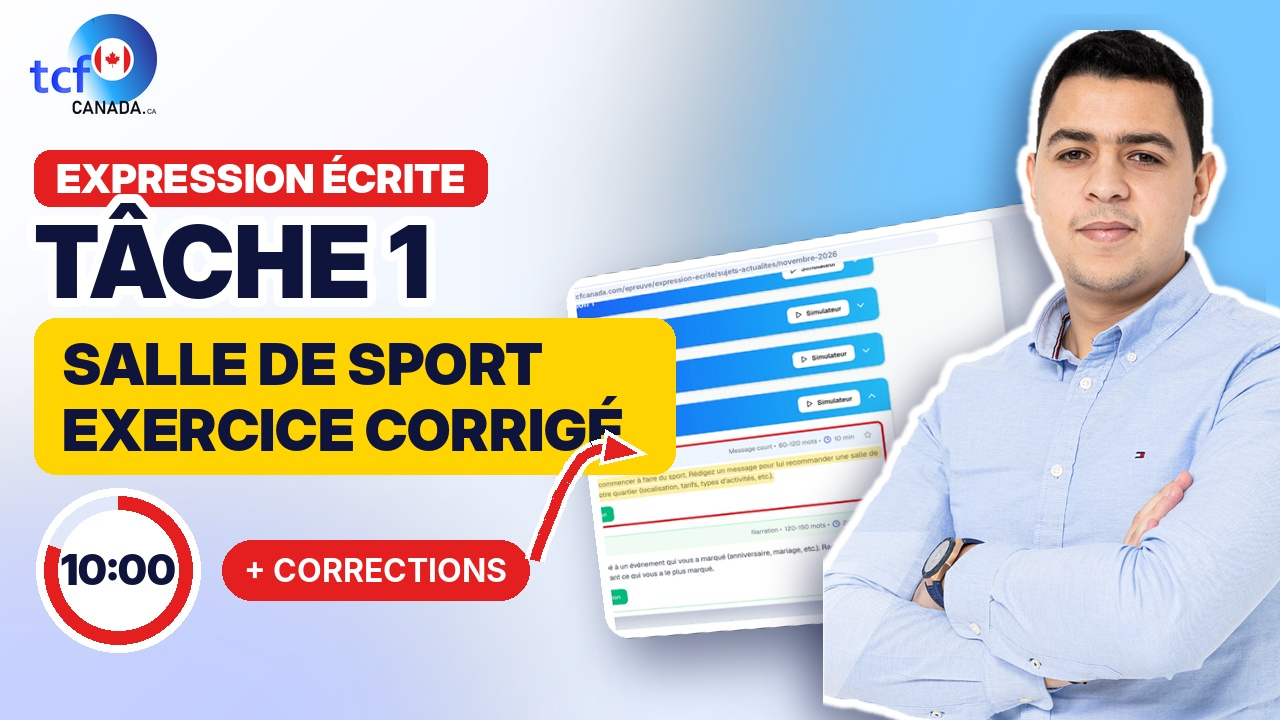
#> input picture videos/TCF_ExpressionEcrite_T1_Nov_C4_Samir_Salle_de_sport_miniature.jpg, 1280 x 720 px, given in place of logo.png, which was not available
$ python objslide.py ../../videos/TCF_ExpressionEcrite_T1_Nov_C4_Samir_Salle_de_sport_miniature.jpg out.png out.png
#> lines starting #> are read from the running program, lines starting #| are printed output that depends on the picture; pictures that were not available may be replaced by others from this repository, and a replacement may not be noted
import sys, json, math, subprocess
import numpy as np
from PIL import Image, ImageDraw, ImageFont, ImageFilter
W, H, FPS = 1920, 1080, 25
LOGO = '/tmp/claude-0/-home-claude/7a22c9af-0a80-57d2-89a2-1a32e1824476/scratchpad/v6/logo.png'
ROYAL = (24, 56, 255); SKY = (38, 169, 255); INK = (20, 27, 77); SLATE = (92, 106, 146); FLAG = (229, 30, 32)
GREEN = (22, 163, 74); WHITE = (255, 255, 255); GOLD = (255, 196, 0); ORANGE = (234, 120, 10)
BL = "/usr/share/fonts/opentype/inter/InterDisplay-Black.otf"
XB = "/usr/share/fonts/opentype/inter/InterDisplay-ExtraBold.otf"
BD = "/usr/share/fonts/opentype/inter/Inter-Bold.otf"
SB = "/usr/share/fonts/opentype/inter/Inter-SemiBold.otf"
MD = "/usr/share/fonts/opentype/inter/Inter-Medium.otf"
EF = ImageFont.truetype('/usr/share/fonts/truetype/noto/NotoColorEmoji.ttf', 109)
_fc = {}
# [4 lines left out: function F, not called in this run]
def clamp(v, a=0., b=1.): return max(a, min(b, v))
def eio(v): v = clamp(v); return 4 * v ** 3 if v < .5 else 1 - (-2 * v + 2) ** 3 / 2
def ob(v):
    v = clamp(v); c = 1.7; return 1 + (c + 1) * (v - 1) ** 3 + c * (v - 1) ** 2
def A(c, a): return tuple(c[:3]) + (int(255 * clamp(a)),)
def emoji(e, s):
    im = Image.new('RGBA', (140, 140)); ImageDraw.Draw(im).text((70, 70), e, font=EF, embedded_color=True, anchor='mm')
    im = im.crop(im.getbbox()); k = s / max(im.size); return im.resize((int(im.width * k), int(im.height * k)), Image.LANCZOS)

yy, xx = np.mgrid[0:H, 0:W].astype(np.float32)
td = np.clip((xx / W) * .6 + (yy / H) * .4, 0, 1)[..., None]
bg = (np.array((255, 255, 255), np.float32) * (1 - td) + np.array((236, 243, 255), np.float32) * td)
bg = np.where(((xx % 34 < 2.2) & (yy % 34 < 2.2))[..., None], bg * .93, bg)
BG = Image.fromarray(bg.astype(np.uint8)).convert('RGBA')
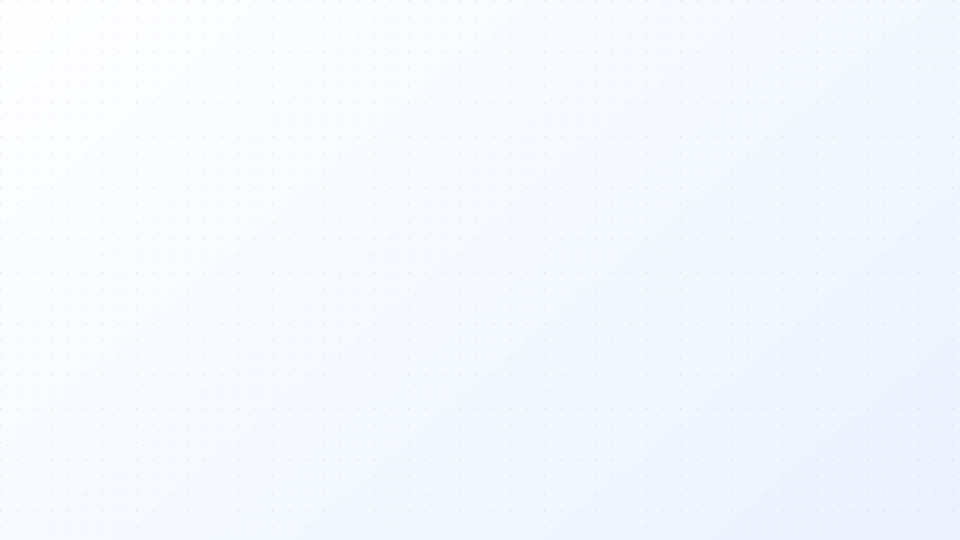
#> BG: PIL image 1920x1080 RGBA (shown at 1/2 size); mean R, G, B, A 244.9, 248.4, 254.8, 255
lg = Image.open(LOGO).convert('RGBA'); k = 74 / lg.height; lgs = lg.resize((int(lg.width * k), 74), Image.LANCZOS)
#> after `k = 74 / lg.height`: k = 0.103
#> after `lgs = lg.resize((int(lg.width * k), 74), Image.LANCZOS)`:
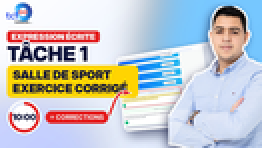
#> lgs: PIL image 131x74 RGBA (shown 2 times larger); mean R, G, B, A 196.3, 197.4, 198.4, 255
BG.alpha_composite(lgs, (60, 38))
LG_BIG = lg.resize((int(lg.width * 230 / lg.height), 230), Image.LANCZOS)
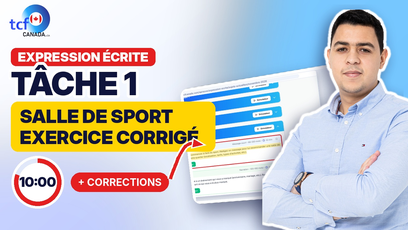
#> LG_BIG: PIL image 408x230 RGBA; mean R, G, B, A 196.5, 197.5, 198.5, 255

#> (the run stopped early here; a loop or call above may not have finished)
